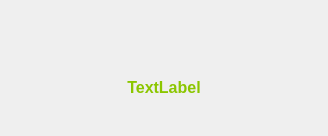
<?xml version="1.0" encoding="UTF-8"?>
<ui version="4.0">
 <class>CLoadingDialog</class>
 <widget class="QWidget" name="CLoadingDialog">
  <property name="geometry">
   <rect>
    <x>0</x>
    <y>0</y>
    <width>328</width>
    <height>136</height>
   </rect>
  </property>
  <property name="windowTitle">
   <string>Dialog</string>
  </property>
  <property name="styleSheet">
   <string notr="true">QWidget{
/*border-color: rgba(183,183,183, 25%);*/
/*background-image: url(:/image/resource/image/skin_basic_halfTranparent.png);  */
}</string>
  </property>
  <layout class="QVBoxLayout" name="verticalLayout">
   <item>
    <spacer name="verticalSpacer">
     <property name="orientation">
      <enum>Qt::Vertical</enum>
     </property>
     <property name="sizeHint" stdset="0">
      <size>
       <width>20</width>
       <height>15</height>
      </size>
     </property>
    </spacer>
   </item>
   <item>
    <widget class="QLabel" name="label_gif">
     <property name="minimumSize">
      <size>
       <width>281</width>
       <height>31</height>
      </size>
     </property>
     <property name="frameShadow">
      <enum>QFrame::Plain</enum>
     </property>
     <property name="lineWidth">
      <number>0</number>
     </property>
     <property name="text">
      <string/>
     </property>
     <property name="alignment">
      <set>Qt::AlignCenter</set>
     </property>
     <property name="indent">
      <number>0</number>
     </property>
    </widget>
   </item>
   <item>
    <widget class="QLabel" name="label_text">
     <property name="minimumSize">
      <size>
       <width>181</width>
       <height>32</height>
      </size>
     </property>
     <property name="styleSheet">
      <string notr="true">color:#8bc600;
font: bold 12pt;</string>
     </property>
     <property name="frameShadow">
      <enum>QFrame::Plain</enum>
     </property>
     <property name="lineWidth">
      <number>0</number>
     </property>
     <property name="text">
      <string>TextLabel</string>
     </property>
     <property name="alignment">
      <set>Qt::AlignCenter</set>
     </property>
     <property name="wordWrap">
      <bool>true</bool>
     </property>
     <property name="indent">
      <number>0</number>
     </property>
    </widget>
   </item>
   <item>
    <spacer name="verticalSpacer_2">
     <property name="orientation">
      <enum>Qt::Vertical</enum>
     </property>
     <property name="sizeHint" stdset="0">
      <size>
       <width>20</width>
       <height>16</height>
      </size>
     </property>
    </spacer>
   </item>
  </layout>
 </widget>
 <resources/>
 <connections/>
</ui>
